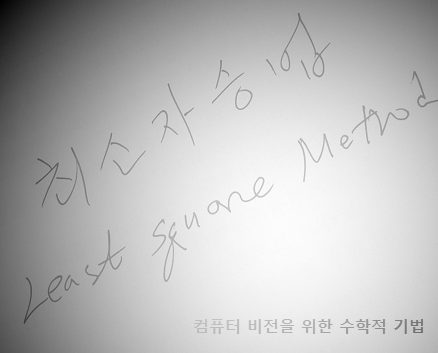
#> input picture HW11/sample.png, 438 x 353 px
$ python ls_binary.py
#> lines starting #> are read from the running program, lines starting #| are printed output that depends on the picture; after the words box and inside, x2 and y2 are one past the last pixel; in counts of white or black regions, pixels touching at a corner belong together
import numpy as np
import matplotlib.pyplot as plt
from PIL import Image

img_orig = Image.open("sample.png")
#> img_orig is the input picture: PIL image 438x353 L; min 0, max 255, mean 186.6
img = np.asarray(img_orig)
row, col = img.shape
#> row = 353; col = 438

mat_a = np.zeros((row*col, 6))
mat_z = img.flatten()
mat_a[:,5] = 1

for i in range(row):
    for j in range(col):
        mat_a[col*i+j,3] = j
        mat_a[col*i+j,4] = i
        mat_a[col*i+j,0] = j*j
        mat_a[col*i+j,1] = i*i
        mat_a[col*i+j,2] = i*j

mat_x = np.linalg.inv(mat_a.T @ mat_a) @ mat_a.T @ mat_z
#> mat_x = [-0.00186, -0.00198, 4.81e-05, 1.04, 0.887, 2.01]
a, b, c, d, e, f = mat_x
#> a = -0.00186; b = -0.00198; c = 4.81e-05; d = 1.04; e = 0.887; f = 2.01

mat_i = np.zeros((row,col))
for y in range(row):
    for x in range(col):
        mat_i[y,x] = a * x**2 + b * y**2 + c*x*y + d*x + e*y + f
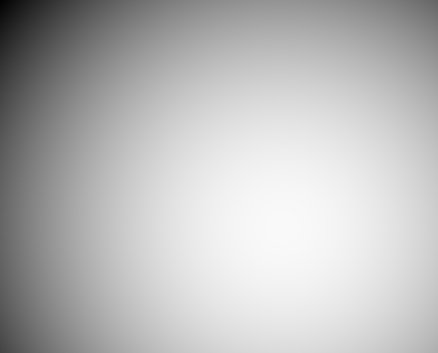
#> mat_i: shape (353, 438) float64; min 2.01, max 249.5, mean 186.6

mat_i = np.clip(mat_i, a_min=0, a_max=255).astype(np.uint8)
img_i = Image.fromarray(mat_i)

img_i.save("intensity_change.png", "PNG", bits=8)

diff = img.astype(int) - mat_i.astype(int)
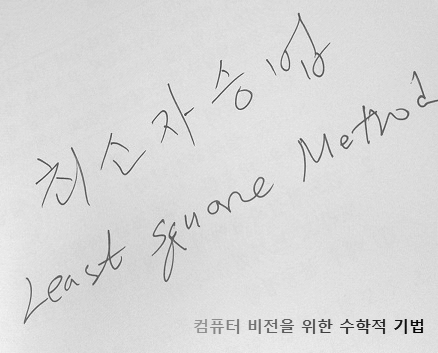
#> diff: shape (353, 438) int64; min -85, max 15, mean 0.499; drawn with min black and max white
diff = (diff - diff.min())/(diff.max() - diff.min())
diff *= 255
diff = np.clip(diff, 0, 255).astype(np.uint8)

img_diff = Image.fromarray(diff)
img_diff.save("Image Difference.png", "PNG", bits=8)

thr_list = [50,100,150,200]
for thr in thr_list:
    diff_copy = np.copy(diff)
    diff_copy[diff_copy<thr] = 0
    diff_copy[diff_copy>=thr] = 255
    img_diff_binary = Image.fromarray(diff_copy)
    img_diff_binary.save(f"Image Difference Binary (threshold={thr}).png", "PNG", bits=8)
#> this loop made 4 passes
#> pass 1, `img_diff_binary = Image.fromarray(diff_copy)`:
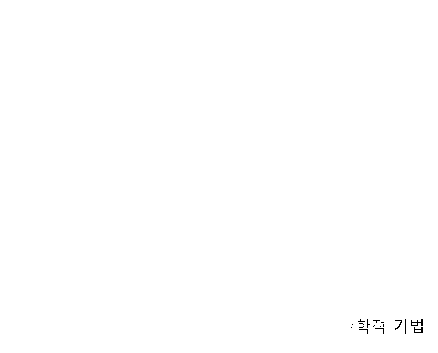
#> img_diff_binary: PIL image 438x353 L; 99.9% white; black in thin lines or dots, all inside (x1, y1, x2, y2) = (351, 319, 423, 334)
#> after the loop:
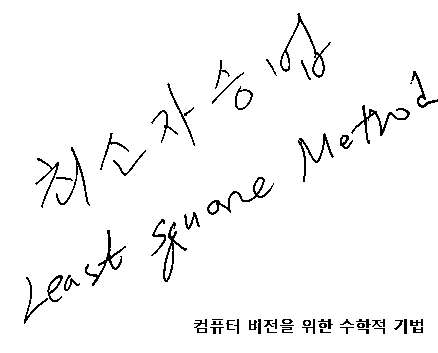
#> diff_copy: shape (353, 438); 96.7% white; black in thin lines or dots, all inside (x1, y1, x2, y2) = (24, 13, 438, 334)


for thr in thr_list:
    img_copy = np.copy(img)
    img_copy[img_copy<thr] = 0
    img_copy[img_copy>=thr] = 255
    img_diff_binary = Image.fromarray(img_copy)
    img_diff_binary.save(f"Original Image Binary (threshold={thr}).png", "PNG", bits=8)
#> this loop made 4 passes
#> pass 1, `img_diff_binary = Image.fromarray(img_copy)`:
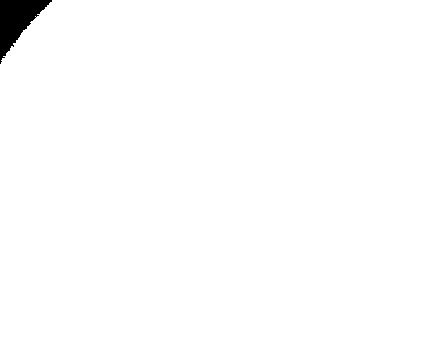
#> img_diff_binary: PIL image 438x353 L; 99% white; 1 black region, box (x1, y1, x2, y2) and area: (0, 0, 52, 64) 1546
#> pass 3, `img_diff_binary = Image.fromarray(img_copy)`:
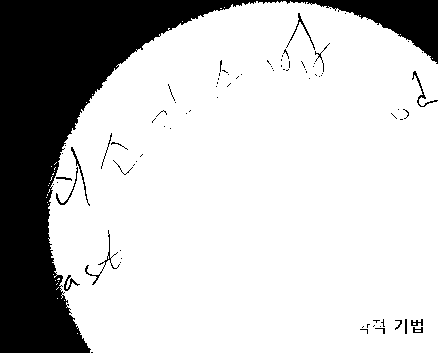
#> img_diff_binary: PIL image 438x353 L; 77.1% white; 83 black regions (66 under 20 px), largest, box (x1, y1, x2, y2) and area: (0, 0, 438, 353) 34253, (85, 230, 120, 285) 150, (412, 71, 438, 107) 121
#> after the loop:
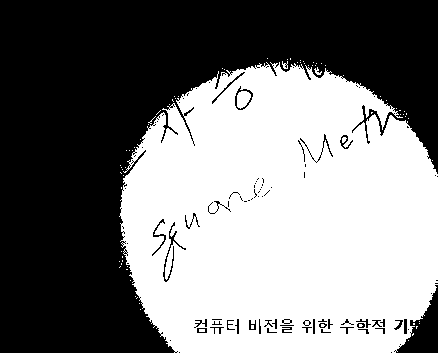
#> img_copy: shape (353, 438); 48.8% white; 78 white regions (73 under 20 px), largest, box (x1, y1, x2, y2) and area: (119, 62, 438, 353) 75055, (237, 91, 251, 109) 187, (314, 67, 322, 75) 29, (282, 61, 288, 69) 27, (342, 137, 347, 143) 21
